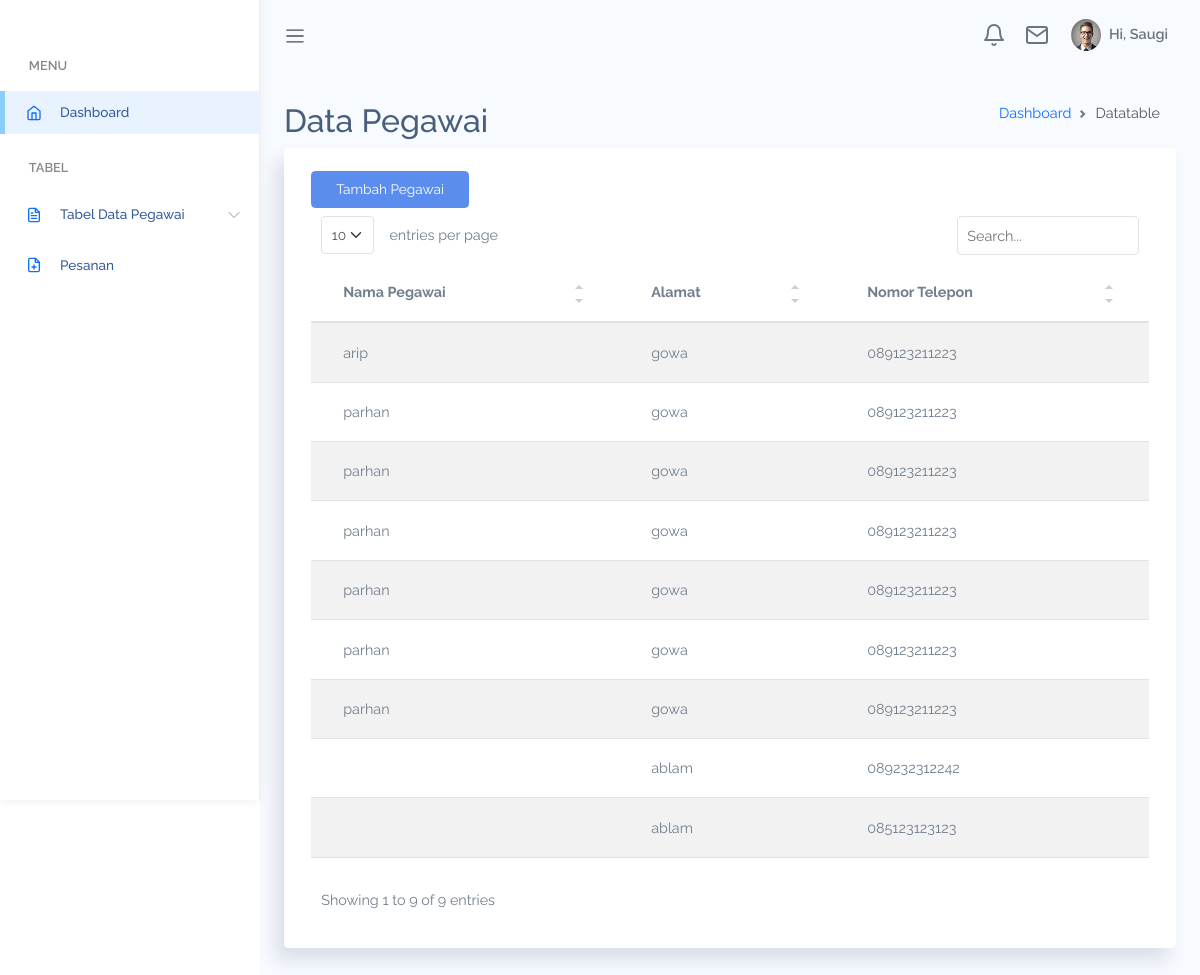
The page /voler-master/docs/data.php on the database its author committed.
### tables this page shows
CREATE TABLE `pesanan` (
  `id_order` int(22) NOT NULL,
  `id_user` int(22) NOT NULL,
  `username` varchar(255) NOT NULL,
  `no_telp` varchar(255) NOT NULL,
  `alamat` varchar(500) NOT NULL,
  `nama_paket` varchar(50) NOT NULL,
  `harga` varchar(50) NOT NULL,
  `waktu_order` datetime NOT NULL,
  `status_order` varchar(50) NOT NULL DEFAULT 'pending',
  `nama_pegawai` varchar(250) DEFAULT NULL
);

### voler-master/docs/data.php (the view, shortened to what this page needs)
<?php
include(__DIR__ . '/../../include/Connection.php');
?>
<!DOCTYPE html>
<html lang="en">
<head>
    <link rel="stylesheet" href="assets/css/bootstrap.css">
<link rel="stylesheet" href="assets/vendors/simple-datatables/style.css">
    <link rel="stylesheet" href="assets/vendors/perfect-scrollbar/perfect-scrollbar.css">
    <link rel="stylesheet" href="assets/css/app.css">
    <link rel="stylesheet" href="https://unpkg.com/leaflet/dist/leaflet.css" />
</head>
<body>
    <div id="app">
        <div id="sidebar" class='active'>
            <div class="sidebar-wrapper active">
    <div class="sidebar-menu">
        <ul class="menu">
                <li class='sidebar-title'>Menu</li>
                <li class="sidebar-item active ">
                    <a href="index.php" class='sidebar-link'>
                        <i data-feather="home" width="20"></i>
                        <span>Dashboard</span>
                    </a>
                </li>
                <li class='sidebar-title'>Tabel</li>
                <li class="sidebar-item  has-sub">
                    <a href="#" class='sidebar-link'>
                        <i data-feather="file-text" width="20"></i>
                        <span>Tabel Data Pegawai</span>
                    </a>
                <li class="sidebar-item  ">
                    <a href="pesanan.php" class='sidebar-link'>
                        <i data-feather="file-plus" width="20"></i>
                        <span>Pesanan</span>
                    </a>
                </li>
    </div>
</div>
        <div id="main">
            <nav class="navbar navbar-header navbar-expand navbar-light">
                <a class="sidebar-toggler" href="#"><span class="navbar-toggler-icon"></span></a>
                <div class="collapse navbar-collapse" id="navbarSupportedContent">
                    <ul class="navbar-nav d-flex align-items-center navbar-light ml-auto">
                        <li class="dropdown nav-icon">
                            <a href="#" data-toggle="dropdown" class="nav-link  dropdown-toggle nav-link-lg nav-link-user">
                                <div class="d-lg-inline-block">
                                    <i data-feather="bell"></i>
                                </div>
                            </a>
                        </li>
                        <li class="dropdown nav-icon mr-2">
                            <a href="#" data-toggle="dropdown" class="nav-link  dropdown-toggle nav-link-lg nav-link-user">
                                <div class="d-lg-inline-block">
                                    <i data-feather="mail"></i>
                                </div>
                            </a>
                        </li>
                        <li class="dropdown">
                            <a href="#" data-toggle="dropdown" class="nav-link dropdown-toggle nav-link-lg nav-link-user">
                                <div class="avatar mr-1">
                                    <img src="assets/images/avatar/avatar-s-1.png" alt="" srcset="">
                                </div>
                                <div class="d-none d-md-block d-lg-inline-block">Hi, Saugi</div>
                            </a>
                        </li>
                    </ul>
                </div>
            </nav>
<div class="main-content container-fluid">
    <div class="page-title">
        <div class="row">
            <div class="col-12 col-md-6 order-md-1 order-last">
                <h3>Data Pegawai</h3>
            </div>
            <div class="col-12 col-md-6 order-md-2 order-first">
                <nav aria-label="breadcrumb" class='breadcrumb-header'>
                    <ol class="breadcrumb">
                        <li class="breadcrumb-item"><a href="index.php">Dashboard</a></li>
                        <li class="breadcrumb-item active" aria-current="page">Datatable</li>
                    </ol>
                </nav>
            </div>
        </div>
    </div>
    <section class="section">
        <div class="card">
            <div class="card-body">
                <table class='table table-striped' id="table1">
                    <thead>
                        <tr>
                            <th>Nama Pegawai</th>
                            <th>Alamat</th>
                            <th>Nomor Telepon</th>
                        </tr>
                    </thead>
                    <tbody>
                    <button type="button" class="btn btn-primary" data-toggle="modal" data-target="#tambahPegawaiModal">
                        Tambah Pegawai
                    </button>
                    <?php
                $sql="SELECT * FROM pesanan WHERE status_order = 'selesai'";
                $result = $db->query($sql);
                if ($result->num_rows > 0) {
                while ($row = $result->fetch_assoc()) {
                    echo "<tr>";
                    echo "<td>" . $row["nama_pegawai"] . "</td>";
                    echo "<td>" . $row["alamat"] . "</td>";
                    echo "<td>" . $row["no_telp"] . "</td>";
                }
                }
                ?>
                    </tbody>
                </table>
            </div>
        </div>
    </section>
</div>
                </div>
        </div>
    </div>
</body>
</html>

### voler-master/docs/assets/css/app.css (style rules this page uses)
* { font-family: "Raleway"; }
#app { position: relative; }
#main { margin-left: 260px; background-color: #F7FAFF; min-height: 100vh; transition: margin-left 0.6s ease-out; }
#main .main-content { padding: 2rem 1.5rem; }
#main .main-content .page-title h3 { font-size: 2rem; }
.breadcrumb-header .breadcrumb { justify-content: flex-end; }
a { text-decoration: none; outline: 0; }
button { outline: 0; }
svg.feather, i { font-size: 14px; height: 1rem; }
.avatar { display: inline-flex; border-radius: 50%; text-align: center; vertical-align: middle; position: relative; }
.avatar img { width: 32px; height: 32px; border-radius: 50%; }
.btn.btn-primary { color: #fff; }
.dropdown-toggle:after { color: #fff; }
#sidebar.active .sidebar-wrapper { left: 0; }
.sidebar-wrapper { width: 260px; height: 100vh; position: fixed; top: 0; z-index: 10; background-color: #fff; bottom: 0; border-right: 1px solid #eee; box-shadow: 0 0 10px #ececec; left: -260px; transition: left 0.6s ease-out; }
.sidebar-wrapper .menu { padding-left: 0; margin-top: 2rem; }
.sidebar-wrapper .menu .sidebar-title { padding: 1.5rem 1.8rem 0.5rem; font-size: 0.8rem; font-weight: 600; color: #888; text-transform: uppercase; }
.sidebar-wrapper .menu .sidebar-link { display: block; padding: 0.7rem 1.5rem; font-size: 0.85rem; display: flex; align-items: center; transition: all 0.5s; }
.sidebar-wrapper .menu .sidebar-link > span { color: #053382; font-weight: 500; margin-left: 1rem; opacity: 0.8; }
.sidebar-wrapper .menu .sidebar-item { list-style: none; margin-top: 0.5rem; position: relative; }
.sidebar-wrapper .menu .sidebar-item.has-sub .sidebar-link:after { position: absolute; color: #ccc; right: 15px; top: 12px; display: block; }
.sidebar-wrapper .menu .sidebar-item.active .sidebar-link { background-color: #e8f3ff; }
.sidebar-wrapper .menu .sidebar-item.active .sidebar-link:before { content: ""; position: absolute; left: 0; height: 100%; top: 0; bottom: 0; background-color: rgba(46, 170, 244, 0.5); width: 5px; }
.card { box-shadow: -8px 12px 18px 0 rgba(25, 42, 70, 0.13); margin-bottom: 2.2rem; }
.card .card-body { padding: 1.4rem 1.7rem; }
.navbar { height: 70px; padding: 1.5rem; }
.navbar .nav-link-user img { width: 30px; }
.navbar.navbar-header li { display: flex; align-items: center; }
.navbar.navbar-header li.nav-icon { margin-right: 0.4rem; }
.navbar.navbar-header li.nav-icon .nav-link { display: block; padding: 0.4rem; border-radius: 50%; }
.navbar.navbar-header .dropdown > a { color: #6c757d; font-weight: 600; }
.navbar.navbar-header .dropdown > a svg { height: 24px; width: 24px; }
.navbar.navbar-header .dropdown > a:after { display: none; }
.table td, .dataTable-table td, .table thead th, .dataTable-table thead th { vertical-align: middle; }
.table thead th, .dataTable-table thead th { border-bottom: 2px solid #475F7B; }

### rows shown on the page
pesanan: nama_pegawai "arip", alamat "gowa", no_telp "089123211223"
pesanan: nama_pegawai "parhan", alamat "gowa", no_telp "089123211223"
pesanan: nama_pegawai "parhan", alamat "gowa", no_telp "089123211223"
pesanan: nama_pegawai "parhan", alamat "gowa", no_telp "089123211223"
pesanan: nama_pegawai "parhan", alamat "gowa", no_telp "089123211223"
pesanan: nama_pegawai "parhan", alamat "gowa", no_telp "089123211223"
pesanan: nama_pegawai "parhan", alamat "gowa", no_telp "089123211223"
pesanan: alamat "ablam", no_telp "089232312242"
pesanan: alamat "ablam", no_telp "085123123123"
